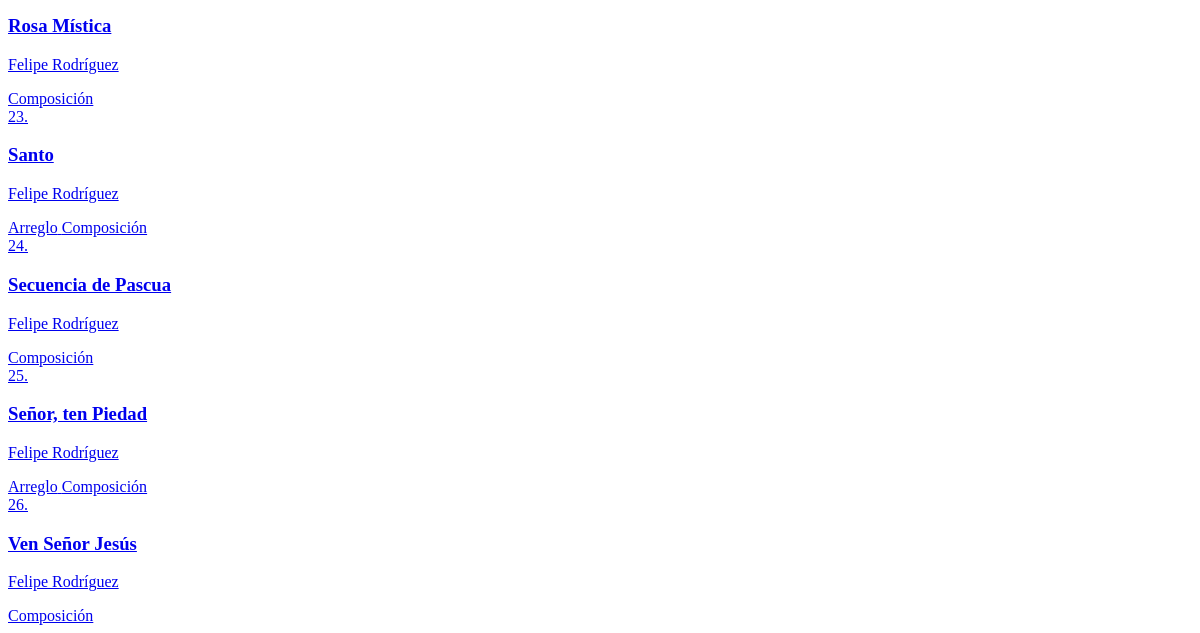
Page /get_playlist (lower part) on the earlier database version.
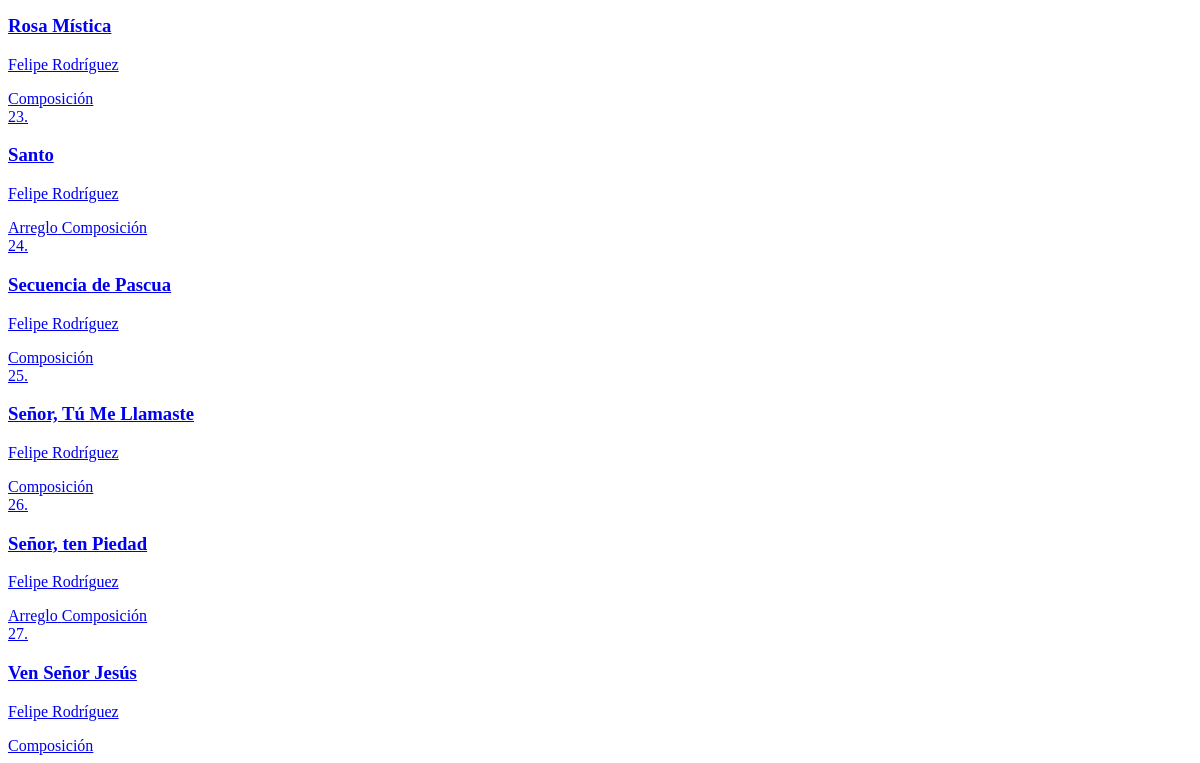
Same page on the later database version.
### app.py (models this page shows, shortened)
class Cancion(db.Model):
    id = db.Column(db.Integer, primary_key=True)
    titulo = db.Column(db.String(150), nullable=False)
    musica = db.Column(db.String(100))
    letra = db.Column(db.String(100))
    adaptacion = db.Column(db.String(100))
    idioma = db.Column(db.String(50))
    anio = db.Column(db.Integer)
    descripcion = db.Column(db.Text)
    audio = db.Column(db.String(150))
    letras_acordes = db.Column(db.String(150)) # Antes 'partitura' (PDF)
    partitura = db.Column(db.String(150))      # Antes 'partitura_xml' (MusicXML)
    tags_json = db.Column(db.String(500))
    tipo = db.Column(db.String(50), nullable=False, default='local')
    categorias_json = db.Column(db.String(200))
    youtube_video_embed = db.Column(db.Text)
    youtube_audio_embed = db.Column(db.Text)
    @property
    def categorias(self):
        return json.loads(self.categorias_json) if self.categorias_json else []

### app.py (the view)
@app.route('/get_playlist')
def get_playlist_partial():
    context = request.args.get('context', 'index')
    tag_name = request.args.get('tag_name')
    search_query = request.args.get('search')
    sort_by = request.args.get('sort_by', 'canonico')
    playlist = get_playlist_songs(context, tag_name, search_query, sort_by)
    return render_template(
        '_song_list.html',
        composiciones=playlist,
        page_context=context,
        tag_nombre=tag_name,
        search_query=search_query,
        sort_by=sort_by
    )

### app.py (called while the page is built)
@app.template_filter('sort_categories_for_page')
def sort_categories_for_page(categories, page_context='default'):
    sorted_cats = list(categories) # Crear una copia para no modificar la original
    if page_context == 'arreglos':
        sorted_cats.sort(key=lambda x: (x != 'Composición', x != 'Arreglo'))
    else:
        sorted_cats.sort(key=lambda x: (x != 'Arreglo', x != 'Composición'))
    return sorted_cats

### templates/_song_list.html
<div class="lista-composiciones">
    {% for obra in composiciones %}
        <a href="{{ url_for('ver_composicion', comp_id=obra.id, context=page_context, tag_name=tag_nombre, search=search_query, sort_by=sort_by) }}" class="tarjeta-obra">
            <div class="info-tarjeta">
                <div class="song-title-with-number">
                    <span class="song-number">{{ loop.index }}.</span>
                    <h3>{{ obra.titulo }}</h3>
                </div>
                <p>{{ obra.musica }}</p>
            </div>
            <div class="categoria-tags-container">
                {% if obra.categorias %}
                    {% for cat in obra.categorias | sort_categories_for_page(page_context) %}
                        <span class="categoria-tag">{{ cat }}</span>
                    {% endfor %}
                {% endif %}
            </div>
        </a>
    {% else %}
        <p style="padding: 20px;">No se encontraron canciones que coincidan con tu búsqueda.</p>
    {% endfor %}
</div>

Differences in the rows shown:
added Cancion: titulo "Señor, Tú Me Llamaste", musica "Felipe Rodríguez", cat "Composición"
